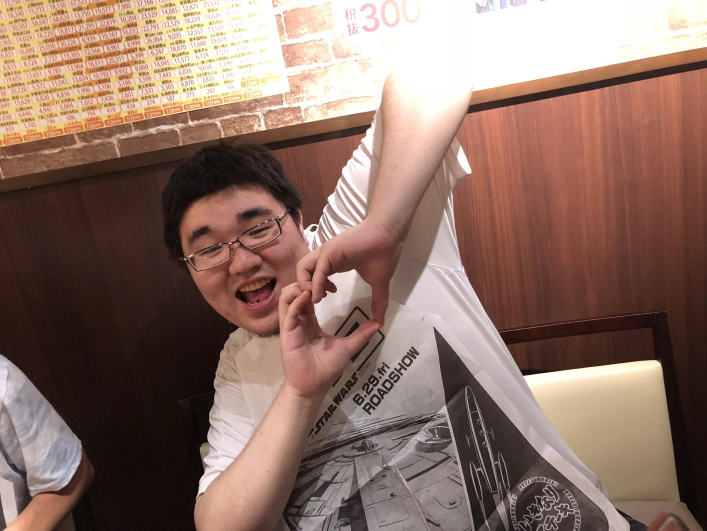
#> input picture image.jpg, 1414 x 1061 px (shown at 1/2 size)
$ python test.py
#> lines starting #> are read from the running program, lines starting #| are printed output that depends on the picture; after the words box and inside, x2 and y2 are one past the last pixel; in counts of white or black regions, pixels touching at a corner belong together
import numpy as np
import cv2

# 入出力フォルダ
input_file = 'image.jpg'
output_file = 'image_after.jpg'

# 分類器の特徴量を取得する
faceCascade = cv2.CascadeClassifier('./haarcascade_upperbody.xml')

# ファイル読み込み
image = cv2.imread(input_file,cv2.IMREAD_COLOR)
#> image is the input picture: shape (1061, 1414, 3); mean B, G, R 103, 114.2, 141.7

# リサイズ
finalHeight = 800.0
scale = finalHeight / image.shape[0]
#> scale = 0.754
image = cv2.resize(image, None, fx=scale, fy=scale)
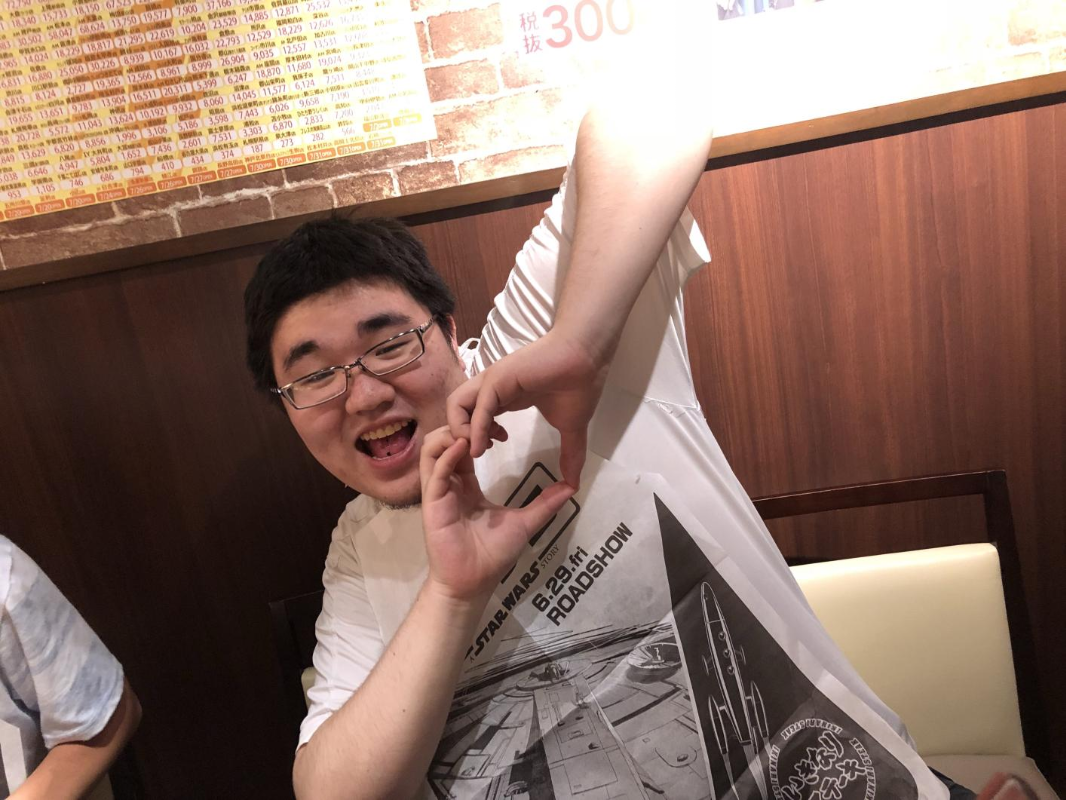
#> image: shape (800, 1066, 3); mean B, G, R 102.9, 114.1, 141.6

# 物体認識（人）の実行
facerect = faceCascade.detectMultiScale(image, scaleFactor=1.01, minNeighbors=1, minSize=(30, 30))
#> facerect = [[469, 401, 44, 36], [975, 456, 43, 35], [652, 706, 47, 38], [779, 708, 48, 40], [726, 743, 62, 50], [964, 444, 56, 46], [500, 20, 63, 52], [690, 704, 67, 55], [584, 170, 160, 131], [349, 267, 485, 397]]

#検出した人を囲む矩形の作成
for x, y, w, h in facerect:
    cv2.rectangle(image, (x, y),(x+w, y+h),(0,255,0), 2)
#> this loop made 10 passes
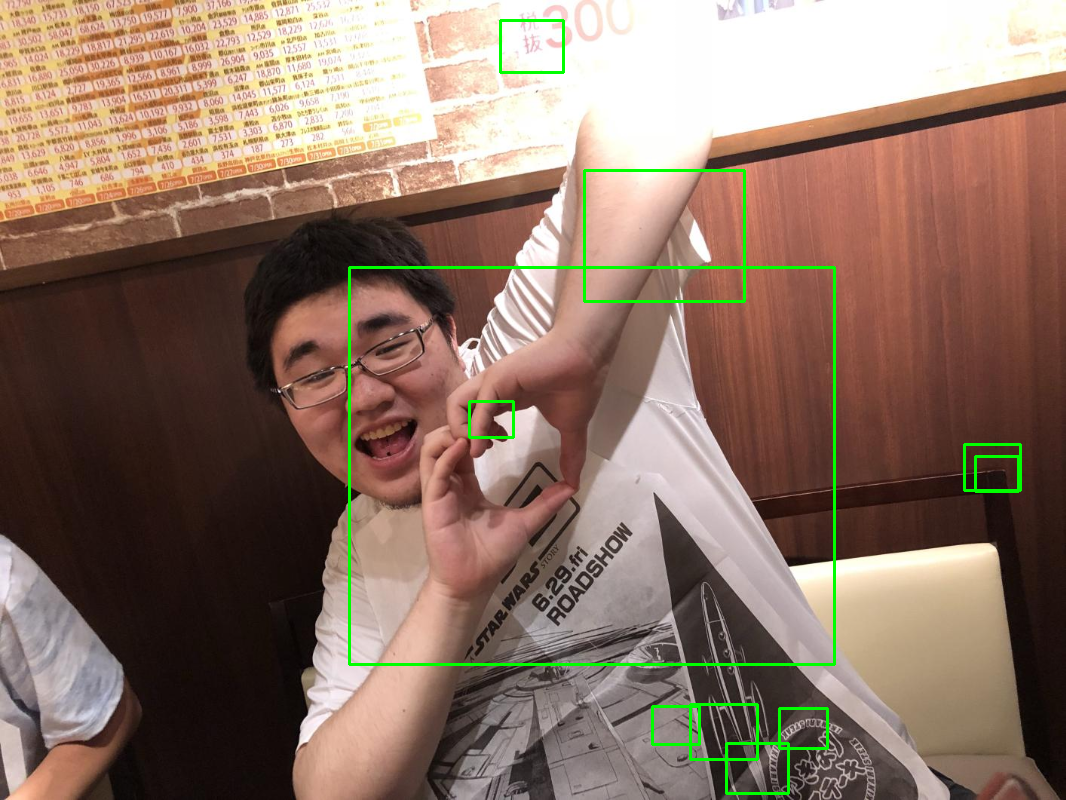
#> image: shape (800, 1066, 3); 1.35% of pixels changed, all inside (x1, y1, x2, y2) = (348, 19, 1022, 795)

# ファイルを保存
cv2.imwrite(output_file, image)

#pppp

$ run again, with ex.jpg copied over image.jpg
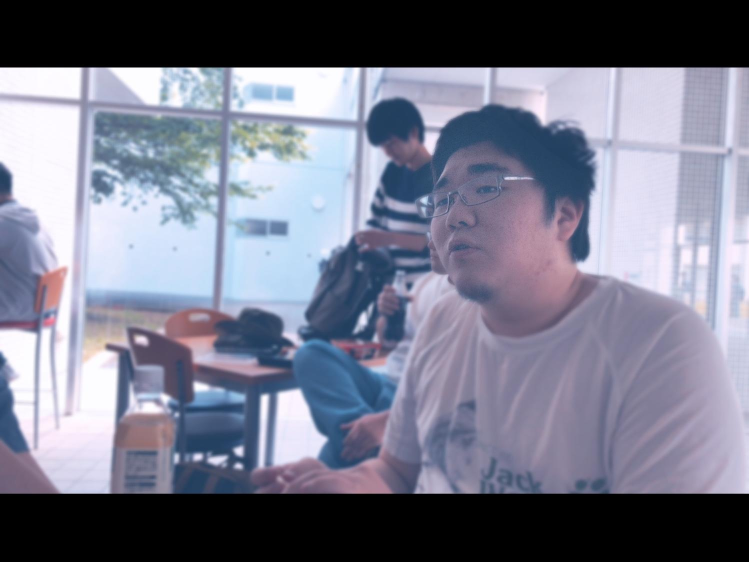
#> input picture ex.jpg, 1498 x 1124 px (shown at 1/2 size)
#> image is the input picture: shape (1124, 1498, 3); mean B, G, R 138.5, 121.2, 118.8
#> `image = cv2.resize(image, None, fx=scale, fy=scale)`:
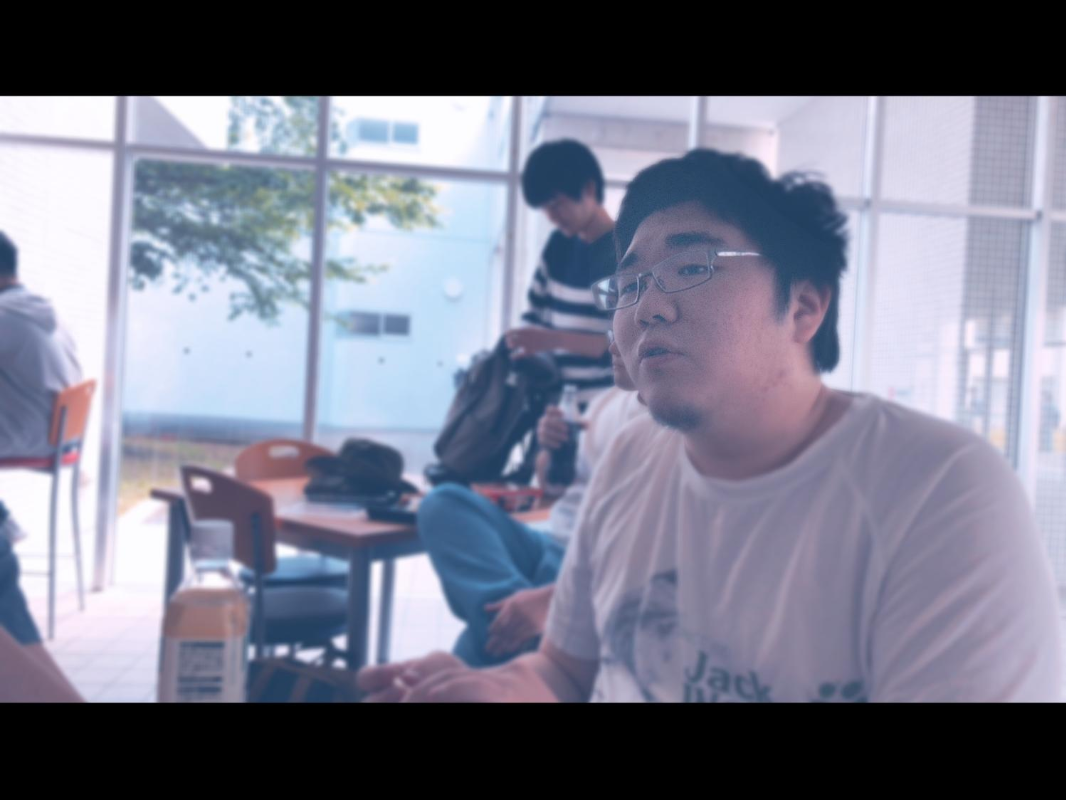
#> image: shape (800, 1066, 3); mean B, G, R 138.4, 121.1, 118.7
#> facerect = [[256, 645, 46, 38], [312, 190, 78, 63], [960, 282, 77, 63], [494, 75, 130, 106], [169, 418, 122, 100], [134, 530, 125, 102], [324, 471, 164, 134], [501, 295, 194, 158], [404, 240, 214, 175], [426, 480, 211, 173]]
#> the loop `for x, y, w, h in facerect:` made 10 passes
#> after the loop `for x, y, w, h in facerect:`:
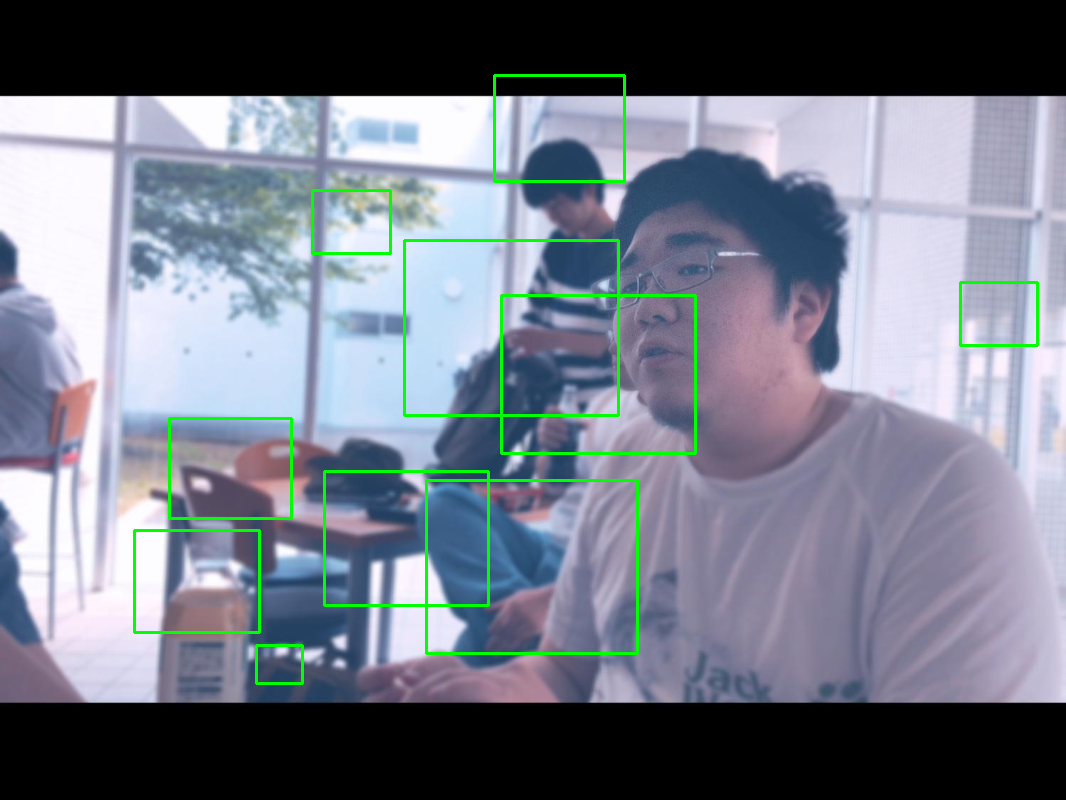
#> image: shape (800, 1066, 3); 1.73% of pixels changed, all inside (x1, y1, x2, y2) = (133, 74, 1039, 685)
